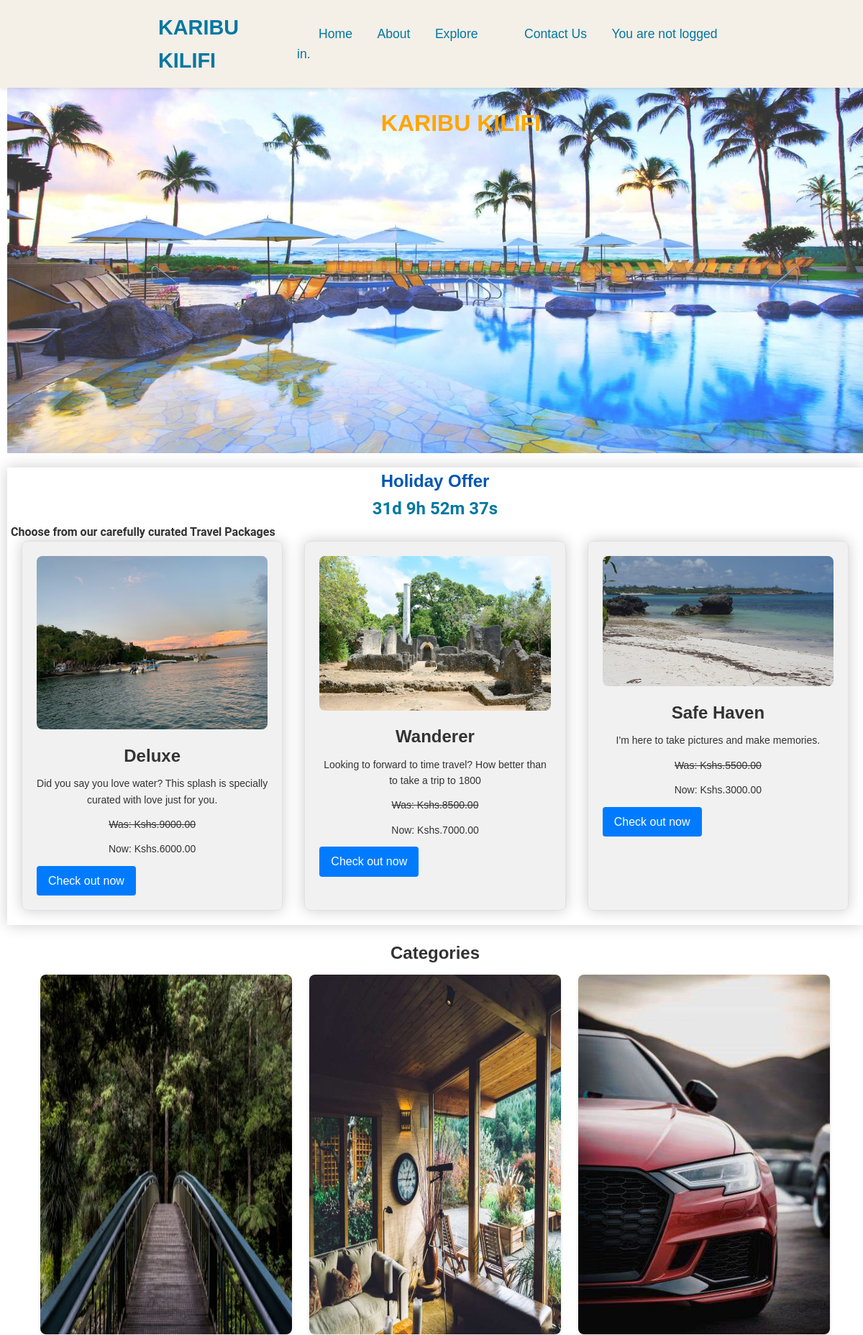
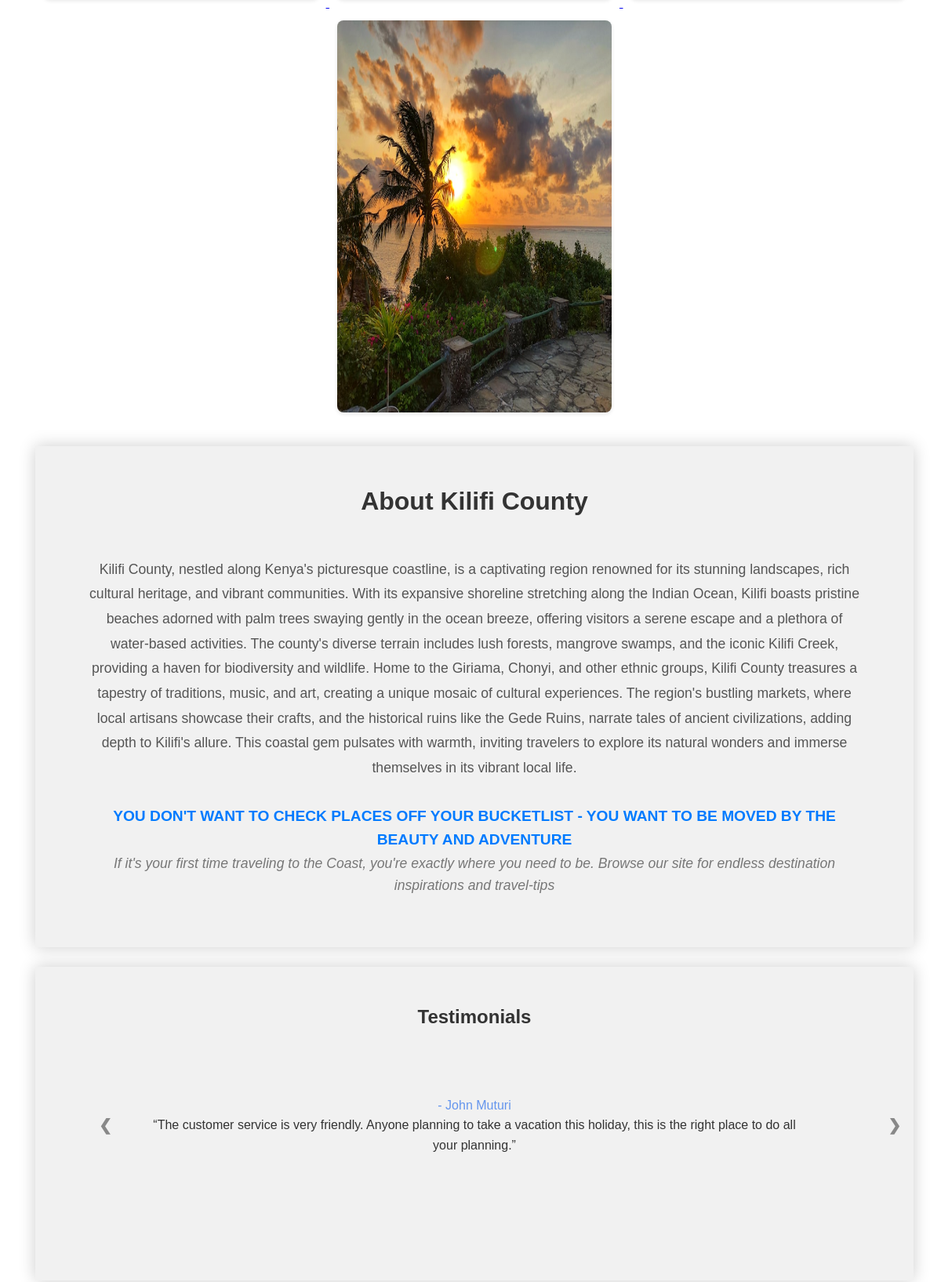
Page /test/ (upper part) on the committed database (2 pictures, top to bottom).
### Karibu_Kilifi/models.py (models this page shows, shortened)
class TravelPackages(models.Model):
    attraction = models.ForeignKey(attraction, on_delete=models.CASCADE)
    accommodation = models.ForeignKey(accommodation, on_delete=models.CASCADE)
    package_name = models.CharField(max_length=40, verbose_name='Package Name')
    package_description = models.TextField()
    package_price = models.DecimalField(max_digits=8, decimal_places=2, verbose_name='Price')
    was = models.DecimalField(max_digits=8, decimal_places=2, verbose_name='Former Price', blank=True, null=True)

class attraction(models.Model):
    name = models.CharField(max_length=50, verbose_name='Name')
    location = models.CharField(max_length=20, verbose_name='Location')
    fee = models.CharField(max_length=4, verbose_name='Entrance Fee', help_text='Input fee if there is any')
    description = models.TextField(max_length=1000, verbose_name='Description')
    image = models.ImageField(verbose_name='Image', blank=True)

### Karibu_Kilifi/views.py (the view)
# urls.py: path('test/', travel_packages, name='home'),
def travel_packages(request):
    travel_packages = TravelPackages.objects.all()
    return render(request, 'Websites/home2.html', {'travel_packages': travel_packages})

### templates/Websites/home2.html (shortened to what this page needs)
{% extends 'Websites/index.html' %}
{% block content %}
<div class="main-header">
<div class="header-background"></div>
    <div class="header-content">
        <h1>KARIBU KILIFI</h1>
    </div>
</div>
<div class="products-container">
<h2 class="offer">Holiday Offer <div id="countdown"></div> </h2>
<h3 class="choose">Choose from our carefully curated Travel Packages</h3>
    <div class="product-cards">
        {% for package in travel_packages %}
            <div class="product-card">
                <img src="{{ package.attraction.image.url }}" alt="{{ package.attraction.name }}">
                    <h2>{{ package.package_name }}</h2>
                    <p>{{ package.package_description }}</p>
                    <p><del>Was: Kshs.{{ package.was }}</del></p>
                    <p>Now: Kshs.{{ package.package_price }}</p>
                        <a href="{% url 'PackageReservation' %}" >Check out now</a>
            </div>
        {% endfor %}
    </div>
</div>
<div class="Categories">
    <div class="category-images">
        <h2>Categories</h2>
        <a href="{% url 'Destination' %}">
        <img src="../../static/Images/forest.jpg" alt="">
        </a>
        <a href="{% url 'Accommodation' %}">
        <img src="../../static/Images/atrium.jpg" alt="">
        </a>
        <a href="{% url 'CarHire' %}">
        <img src="../../static/Images/cars1.jpg" alt="">
        </a>
        <a href="{% url 'Attraction' %}">
        <img src="../../static/Images/destination.jpeg" alt="">
        </a>
    </div>
</div>
<div class="section-2">
<div id="aboout">
    <h2 >About Kilifi County</h2>
    <br>
      <p class="about_text">Kilifi County, nestled along Kenya's picturesque coastline,
          is a captivating region renowned for its stunning landscapes, rich cultural heritage,
          and vibrant communities. With its expansive shoreline stretching along the Indian Ocean,
          Kilifi boasts pristine beaches adorned with palm trees swaying gently in the ocean breeze,
          offering visitors a serene escape and a plethora of water-based activities.
          The county's diverse terrain includes lush forests, mangrove swamps, and the iconic Kilifi Creek,
          providing a haven for biodiversity and wildlife. Home to the Giriama, Chonyi,
          and other ethnic groups, Kilifi County treasures a tapestry of traditions, music, and art,
          creating a unique mosaic of cultural experiences. The region's bustling markets, where local artisans
          showcase their crafts, and the historical ruins like the Gede Ruins, narrate tales of ancient civilizations,
          adding depth to Kilifi's allure. This coastal gem pulsates with warmth, inviting travelers to explore its natural
          wonders and immerse themselves in its vibrant local life.
      </p>
    <p class="text1">You don't want to check places off your bucketlist - You want to be moved by the beauty and adventure</p>
    <p class="text2">If it's your first time traveling to the Coast, you're exactly where you need to be. Browse our site for endless destination inspirations and travel-tips</p>
    </div>
</div>
<div class="slideshow-container">
<h2>Testimonials</h2>
<div class="mySlides">
  <p class="author">- John Muturi</p>
  <q>The customer service is very friendly. Anyone planning to take a vacation this holiday, this is the right place to do all your planning.</q>
</div>
<a class="prev" onclick="plusSlides(-1)">❮</a>
<a class="next" onclick="plusSlides(1)">❯</a>
</div>
    {% include 'footer.html' %}
{% endblock %}

### static/main.css (style rules this page uses)
* { margin:0; padding: 0; box-sizing: border-box; font-family: sans-serif; }
body { font-family: "sans-serif"; background-color: white; color: #333; line-height: 1.6; margin: 0; padding: 0; }
.section-2 { background-color: #f1f1f1f1; text-align: center; box-shadow: 0px 0px 20px 0 rgba(0, 0, 0, 0.2); margin: 25px 35px; padding: 45px 65px 35px 65px; }
.section-2 h2 { color: #333; font-size: 2em; margin-bottom: 20px; }
.products-container { margin-top: 20px; box-shadow: 0px 0px 20px 0 rgba(0, 0, 0, 0.2); }
.products-container h2 { text-align: center; }
.product-cards { display: flex; flex-wrap: nowrap; justify-content: space-between; gap: 20px; padding: 0 20px 20px; box-sizing: border-box; }
.product-card { flex: 0 0 auto; width: 33.33%; max-width: calc(33.33% - 20px); background-color: #f1f1f1f1; border: 1px solid #e1e1e1; border-radius: 8px; padding: 20px; box-sizing: border-box; box-shadow: 0px 0px 20px 0 rgba(0, 0, 0, 0.2); }
.product-card img { width: 100%; height: auto; border-radius: 8px; object-fit: cover; }
.product-card h2 { margin-top: 10px; margin-bottom: 8px; text-align: center; }
.product-card p { font-size: 14px; margin-bottom: 12px; text-align: center; }
.product-card a { display: inline-block; padding: 8px 16px; background-color: #007bff; color: #ffffff; text-decoration: none; border-radius: 4px; transition: background-color 0.3s ease; }
.about_text { font-size: 1.1em; line-height: 1.8; color: #555; margin-bottom: 20px; }
.text1 { font-size: 1.2em; text-transform: uppercase; font-weight: bold; color: #333; margin-top: 30px; }
.text2 { font-style: italic; font-size: 1.1em; color: #777; margin-bottom: 30px; }
.text1 { font-size: 1.2em; text-transform: uppercase; font-weight: bold; color: #007bff; margin-top: 30px; }
.Categories { padding-top: 20px; text-align: center; }
.category-images img { width: 350px; height: 500px; margin: 10px; border-radius: 8px; box-shadow: 0 2px 5px rgba(0, 0, 0, 0.1); transition: transform 0.3s ease; }
.main-header { position: relative; height: 70vh; overflow: hidden; color: #fff; }
.header-background { position: absolute; top: 0; left: 0; width: 100%; height: 100%; background-image: url('../static/Images/header.jpg'); background-size: cover; background-position: center; opacity: 0.8; z-index: -1; }
.header-content { position: relative; z-index: 1; padding: 20px; left: 42%; top: 10%; }
.header-content h1 { color: orange; }
#countdown { font-size: 24px; font-weight: bold; color: #0077A2; font-family: Roboto; }
.offer { color: #0056b3; }
.choose { font-family: Roboto; font-size: math; margin-left: 5px; }
.slideshow-container { position: relative; background: #f1f1f1f1; height: 50vh; box-shadow: 0px 0px 20px 0 rgba(0, 0, 0, 0.2); margin: 25px 35px; padding: 45px 65px 35px 65px; }
.slideshow-container h2 { text-align: center; }
.mySlides { display: none; padding: 80px; text-align: center; }
.prev, .next { cursor: pointer; position: absolute; top: 50%; width: auto; margin-top: -30px; padding: 16px; color: #888; font-weight: bold; font-size: 20px; border-radius: 0 3px 3px 0; user-select: none; }
.next { position: absolute; right: 0; border-radius: 3px 0 0 3px; }
q { font: 16px Poppins, sans-serif }
.author { color: cornflowerblue; }

### rows in the picture
TravelPackages: attraction.image (picture), package_name "Deluxe", package_description "Did you say you love water? This splash is specially curated with love just for you.", was "9000.00", package_price "6000.00"
TravelPackages: attraction.image (picture), package_name "Wanderer", package_description "Looking to forward to time travel? How better than to take a trip to 1800", was "8500.00", package_price "7000.00"
TravelPackages: attraction.image (picture), package_name "Safe Haven", package_description "I'm here to take pictures and make memories.", was "5500.00", package_price "3000.00"
